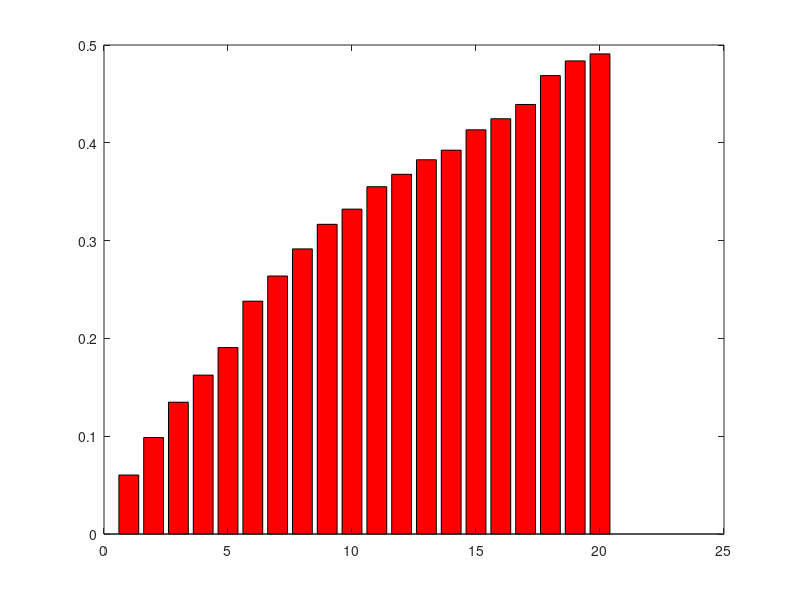

This chart was generated by the following MATLAB code: (Note: this script raises an error after producing the figure.)


figure
b=[0.0150763851926597,0.0246577432773384,0.0336910479931879,0.0406188355111163,0.0476597697417434,0.0595172050296684,0.0659444529973646,0.0728801537640307,0.0791641373935437,0.0830451786869668,0.0887829302066014,0.0919431125319137,0.0956662367942396,0.0981115494243756,0.103318738269117,0.106150785492939,0.109799113191054,0.117186831048913,0.120933883022673,0.122733291592473,0.128011152903476,0.136657723005694,0.145431538672610,0.160977270679636,0.177100375566682,0.226231492160200;-0.863120568566631,-0.863120568566631,-0.863120568566631,-0.863120568566631,-0.591672778582327,-0.591672778582327,-0.591672778582327,-0.591672778582327,-0.591672778582327,-0.591672778582327,-0.271400000000000,-0.271400000000000,-0.271400000000000,-0.271400000000000,-0.271400000000000,-0.271400000000000,-0.271400000000000,-0.271400000000000,0,0,0,0,0,0,0,0;-0.0180256029650045,-0.00674762806665466,-0.00405704965748960,-0.00299972209550946,-0.00231246496075493,-0.00185513988922696,-0.00159960477255580,-0.00136980194546940,-0.00116546319720695,-0.00103909643013874,-0.000936187334642418,-0.000849033472427282,-0.000786690199406761,-0.000709296814666747,-0.000645864108421531,-0.000603265819584111,-0.000560972044246935,-0.000517699217266075,-0.000473364452134604,-0.000429531942760658,-0.000406335017734778,-0.000376665127725364,-0.000347895799641166,-0.000307301314386804,-0.000280019022324505,-0.000185661526998194];
bar(b(1,1:20)/2*8,'r');
legend('Representative based AL','Committee based AL','Certainty based AL',4);
xlabel('the score of top 26 sample from different SQC');
ylabel('score');
title('The score lists of different sample query criteria')
axis([0,28,-1,1])
